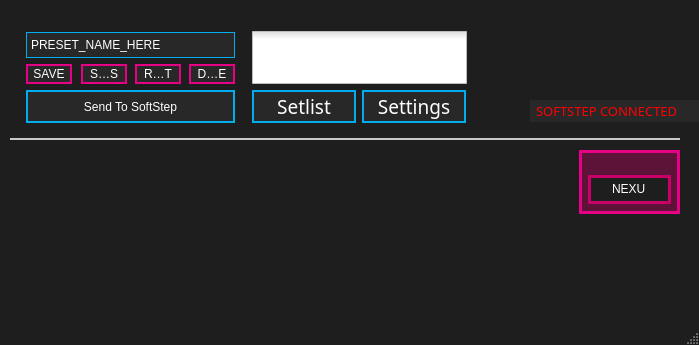
<?xml version="1.0" encoding="UTF-8"?>
<ui version="4.0">
 <class>MainWindow</class>
 <widget class="QMainWindow" name="MainWindow">
  <property name="geometry">
   <rect>
    <x>0</x>
    <y>0</y>
    <width>699</width>
    <height>345</height>
   </rect>
  </property>
  <property name="sizePolicy">
   <sizepolicy hsizetype="Fixed" vsizetype="Fixed">
    <horstretch>0</horstretch>
    <verstretch>0</verstretch>
   </sizepolicy>
  </property>
  <property name="windowTitle">
   <string>MainWindow</string>
  </property>
  <property name="styleSheet">
   <string notr="true">QMainWindow
{
	background: rgb(30, 30, 30);
}

/*--------QLineEdit--------*/
QLineEdit
{
	background: rgb(40, 40, 40);
	border: 2px solid rgb(0,174,239);
	font: 14pt &quot;Droid Sans Mono&quot;;
	color: white;
}


/*-------QToolTip-------*/
QToolTip
{
	font: 8px &quot;Futura-Normal&quot;;
	color: rgb(255, 255, 255);
	background: rgba(40, 40, 40, 140);
	border: 1px solid rgb(120, 120, 120);
	padding: 2px;
	width: 22px;
	min-height:20px;
}

QMenuBar
{
}</string>
  </property>
  <widget class="QWidget" name="centralWidget">
   <property name="styleSheet">
    <string notr="true">QWidget
{
background: rgb(30,30,30);
}</string>
   </property>
   <widget class="QLabel" name="connectedLabel">
    <property name="geometry">
     <rect>
      <x>530</x>
      <y>100</y>
      <width>171</width>
      <height>22</height>
     </rect>
    </property>
    <property name="font">
     <font>
      <family>Futura-Normal</family>
      <pointsize>10</pointsize>
      <weight>50</weight>
      <italic>false</italic>
      <bold>false</bold>
     </font>
    </property>
    <property name="toolTip">
     <string/>
    </property>
    <property name="styleSheet">
     <string notr="true">QLabel
{
	font: 10pt &quot;Futura-Normal&quot;;
	color: red;
	background: rgb(40, 40, 40);
	padding: 0px 0px 0px 3px;
}</string>
    </property>
    <property name="text">
     <string>SOFTSTEP CONNECTED</string>
    </property>
    <property name="alignment">
     <set>Qt::AlignLeading|Qt::AlignLeft|Qt::AlignVCenter</set>
    </property>
   </widget>
   <widget class="QFrame" name="frame_presets">
    <property name="geometry">
     <rect>
      <x>10</x>
      <y>18</y>
      <width>235</width>
      <height>119</height>
     </rect>
    </property>
    <property name="styleSheet">
     <string notr="true">QFrame
{
	background: rgba(60, 60, 60, 0);
	border: none;
}</string>
    </property>
    <property name="frameShape">
     <enum>QFrame::StyledPanel</enum>
    </property>
    <property name="frameShadow">
     <enum>QFrame::Raised</enum>
    </property>
    <widget class="QFrame" name="frame_innerpresets">
     <property name="geometry">
      <rect>
       <x>1</x>
       <y>1</y>
       <width>237</width>
       <height>108</height>
      </rect>
     </property>
     <property name="styleSheet">
      <string notr="true">/*----------- QFrame ------------*/
QFrame
{
	background: rgba(125, 125, 125, 0);
}

/*----------- QPushButton ------------*/
QPushButton
{
	background: rgb(40, 40, 40);
	color: white;
	border: 2px solid rgb(230,0,134);
	font: 7pt &quot;Futura&quot;;
	padding: 0,1,0,0;
}

QPushButton:pressed
{
	background: rgb(230, 0, 134);
	color: white;
	border: none;
	font: 7pt &quot;Futura&quot;;
	padding: 0, 1, 0, 0;
}

/*----------- QToolButton ------------*/
QToolButton
{
	background: rgb(40, 40, 40);
	color: white;
	border: 2px solid rgb(230,0,134);
	font: 7pt &quot;Futura&quot;;
	padding: 0,1,0,0;
}

QToolButton:pressed
{
	background: rgb(230, 0, 134);
	color: white;
	border: 2px solid rgb(230, 0, 134);
	font: 7pt &quot;Futura&quot;;
	padding: 0, 1, 0, 0;
}

/*----------- QLabel ------------*/
QLabel
{
	background: rgba(0,0,0,0);
	color: white;
	border: none;
	font: 7pt &quot;Futura&quot;;
}

/*----------- QComboBox ------------*/
QComboBox
{
	font: 8pt &quot;Futura&quot;;
	border: 2px solid rgb(0,174,239);
	background-color: rgba(28, 28, 29);
	color: white;
 }

QComboBox QListView
{
	background-color: rgb(40, 40, 40);
	border: transparent;
	padding-left: 3px;
	padding-right: 3px;
	min-width: 35px;
}

QComboBox::item:alternate
{
	background: rgb(90, 90, 90);
}

QComboBox::item:selected
{
	border: 1px solid transparent;
	background: rgb(0,174,239);
}

QComboBox::indicator
{
	background-color: transparent;
	selection-background-color: transparent;
	color: transparent;
	selection-color: white;
}

QComboBox::drop-down
{
	width: 1px;
	height: 1px;
	subcontrol-origin: margin;
	subcontrol-position: right center;
	border-left-width: 0px;
	border-right-width: 0px;
	border-top-width: 0px;
	border-bottom-width: 0px;
}

QComboBox::down-arrow
{
	border: none;
	background: none;
	image: url(:/resources/setlist_combobox_menu_arrows.png);
	padding-right: 20px;
}
</string>
     </property>
     <property name="frameShape">
      <enum>QFrame::StyledPanel</enum>
     </property>
     <property name="frameShadow">
      <enum>QFrame::Raised</enum>
     </property>
     <widget class="QToolButton" name="save">
      <property name="geometry">
       <rect>
        <x>15</x>
        <y>45</y>
        <width>46</width>
        <height>20</height>
       </rect>
      </property>
      <property name="toolTip">
       <string>Save any changes to the &lt;br&gt;current preset.</string>
      </property>
      <property name="styleSheet">
       <string notr="true">/*----------- QToolButton ------------*/
QToolButton
{
	background: rgb(40, 40, 40);
	color: white;
	border: 2px solid rgb(230,0,134);
	font: 8pt &quot;Futura-Normal&quot;;
	padding: 0,0,0,0;
}

QToolButton:pressed
{
	background: rgb(230, 0, 134);
	color: white;
	border: 2px solid rgb(230, 0, 134);
	font: 8pt &quot;Futura-Normal&quot;;
	padding: 0, 0, 0, 0;
}</string>
      </property>
      <property name="text">
       <string>SAVE</string>
      </property>
     </widget>
     <widget class="QToolButton" name="saveas">
      <property name="geometry">
       <rect>
        <x>70</x>
        <y>45</y>
        <width>46</width>
        <height>20</height>
       </rect>
      </property>
      <property name="toolTip">
       <string>Save the current settings&lt;br&gt; to a new preset slot.</string>
      </property>
      <property name="styleSheet">
       <string notr="true">/*----------- QToolButton ------------*/
QToolButton
{
	background: rgb(40, 40, 40);
	color: white;
	border: 2px solid rgb(230,0,134);
	font: 8pt &quot;Futura-Normal&quot;;
	padding: 0,0,0,0;
}

QToolButton:pressed
{
	background: rgb(230, 0, 134);
	color: white;
	border: 2px solid rgb(230, 0, 134);
	font: 8pt &quot;Futura-Normal&quot;;
	padding: 0, 0, 0, 0;
}</string>
      </property>
      <property name="text">
       <string>SAVE AS</string>
      </property>
     </widget>
     <widget class="QToolButton" name="revert">
      <property name="geometry">
       <rect>
        <x>124</x>
        <y>45</y>
        <width>46</width>
        <height>20</height>
       </rect>
      </property>
      <property name="toolTip">
       <string>Revert any unsaved &lt;br&gt;changes in the current &lt;br&gt;preset to its previously &lt;br&gt;saved state.</string>
      </property>
      <property name="styleSheet">
       <string notr="true">/*----------- QToolButton ------------*/
QToolButton
{
	background: rgb(40, 40, 40);
	color: white;
	border: 2px solid rgb(230,0,134);
	font: 8pt &quot;Futura-Normal&quot;;
	padding: 0,0,0,0;
}

QToolButton:pressed
{
	background: rgb(230, 0, 134);
	color: white;
	border: 2px solid rgb(230, 0, 134);
	font: 8pt &quot;Futura-Normal&quot;;
	padding: 0, 0, 0, 0;
}</string>
      </property>
      <property name="text">
       <string>REVERT</string>
      </property>
     </widget>
     <widget class="QToolButton" name="deletepreset">
      <property name="geometry">
       <rect>
        <x>178</x>
        <y>45</y>
        <width>46</width>
        <height>20</height>
       </rect>
      </property>
      <property name="toolTip">
       <string>Delete the currently selected preset.</string>
      </property>
      <property name="styleSheet">
       <string notr="true">/*----------- QToolButton ------------*/
QToolButton
{
	background: rgb(40, 40, 40);
	color: white;
	border: 2px solid rgb(230,0,134);
	font: 8pt &quot;Futura-Normal&quot;;
	padding: 0,0,0,0;
}

QToolButton:pressed
{
	background: rgb(230, 0, 134);
	color: white;
	border: 2px solid rgb(230, 0, 134);
	font: 8pt &quot;Futura-Normal&quot;;
	padding: 0, 0, 0, 0;
}</string>
      </property>
      <property name="text">
       <string>DELETE</string>
      </property>
     </widget>
     <widget class="QComboBox" name="presetmenu">
      <property name="geometry">
       <rect>
        <x>15</x>
        <y>13</y>
        <width>209</width>
        <height>26</height>
       </rect>
      </property>
      <property name="toolTip">
       <string>The preset currently being edited</string>
      </property>
      <property name="autoFillBackground">
       <bool>false</bool>
      </property>
      <property name="styleSheet">
       <string notr="true">/*----------- QComboBox ------------*/
QComboBox
{
	font: 8pt &quot;Futura-Normal&quot;;
	border: 1px solid rgb(0,174,239);
	background: rgb(40, 40, 40);
	color: white;
	padding: 1px 3px 1px 4px;
 }

QComboBox QListView
{
	background-color: rgb(40, 40, 40);
	border: transparent;
	font: 8px &quot;Futura-Normal&quot;;
	padding-left: 3px;
	padding-right: 3px;
	min-width: 35px;
}

QComboBox::item:alternate
{
	background: rgb(90, 90, 90);
}

QComboBox::item:selected
{
	border: 1px solid transparent;
	background: rgb(0,174,239);
}

QComboBox::indicator
{
	background-color: transparent;
	selection-background-color: transparent;
	color: transparent;
	selection-color: white;
}

QComboBox::drop-down
{
	width: 1px;
	height: 1px;
	subcontrol-origin: margin;
	subcontrol-position: right center;
	border-left-width: 0px;
	border-right-width: 0px;
	border-top-width: 0px;
	border-bottom-width: 0px;
	padding: 1px 1px 1px 4px;
}

</string>
      </property>
      <property name="editable">
       <bool>false</bool>
      </property>
      <property name="frame">
       <bool>true</bool>
      </property>
      <item>
       <property name="text">
        <string>PRESET_NAME_HERE</string>
       </property>
      </item>
      <item>
       <property name="text">
        <string>1</string>
       </property>
      </item>
      <item>
       <property name="text">
        <string>2</string>
       </property>
      </item>
      <item>
       <property name="text">
        <string>3</string>
       </property>
      </item>
      <item>
       <property name="text">
        <string>4</string>
       </property>
      </item>
      <item>
       <property name="text">
        <string>5</string>
       </property>
      </item>
      <item>
       <property name="text">
        <string>6</string>
       </property>
      </item>
      <item>
       <property name="text">
        <string>7</string>
       </property>
      </item>
      <item>
       <property name="text">
        <string>8</string>
       </property>
      </item>
      <item>
       <property name="text">
        <string>9</string>
       </property>
      </item>
      <item>
       <property name="text">
        <string>10</string>
       </property>
      </item>
     </widget>
     <widget class="QLabel" name="presetlabel">
      <property name="geometry">
       <rect>
        <x>-4</x>
        <y>12</y>
        <width>14</width>
        <height>93</height>
       </rect>
      </property>
      <property name="styleSheet">
       <string notr="true">QFrame
{
	border: none;
	padding: none;
	background-image: url(:/resources/mainWindow_preset_label.png);
}</string>
      </property>
      <property name="text">
       <string/>
      </property>
     </widget>
    </widget>
    <widget class="QToolButton" name="update">
     <property name="geometry">
      <rect>
       <x>16</x>
       <y>72</y>
       <width>209</width>
       <height>33</height>
      </rect>
     </property>
     <property name="toolTip">
      <string>&quot;Make it so.&quot;&lt;p&gt;Update a connected SoftStep's presets with the current setlist.</string>
     </property>
     <property name="styleSheet">
      <string notr="true">/*---------- QToolButton ---------*/
QToolButton
{
	background: rgb(40, 40, 40);
	border: 2px solid rgba(0,174,239,255);
	font: 14pt &quot;Futura-Normal&quot;;
	color: white;
}

QToolButton:pressed
{
	background: rgba(0,174,239,255);
	border: none;
	font: 14pt &quot;Futura-Normal&quot;;
	color: white;
}

QToolButton::disabled
{
	background: rgba(60, 60, 60, 75);
	border: 2px solid rgba(0, 56, 77, 255);
	font: 14pt &quot;Futura-Normal&quot;;
	color: rgba(255, 255, 255, 35);
}

QToolTip
{
	font: 8pt &quot;Futura-Normal&quot;;
}</string>
     </property>
     <property name="text">
      <string>Send To SoftStep</string>
     </property>
    </widget>
   </widget>
   <widget class="QLabel" name="label">
    <property name="geometry">
     <rect>
      <x>492</x>
      <y>30</y>
      <width>184</width>
      <height>65</height>
     </rect>
    </property>
    <property name="styleSheet">
     <string notr="true">QLabel
{
	border: none;
	background: transparent;
	background-image: url(:/resources/mainWindow_logo.png);
}</string>
    </property>
    <property name="text">
     <string/>
    </property>
   </widget>
   <widget class="QFrame" name="frame_displayname">
    <property name="geometry">
     <rect>
      <x>579</x>
      <y>150</y>
      <width>101</width>
      <height>64</height>
     </rect>
    </property>
    <property name="styleSheet">
     <string notr="true">QFrame
{
	background: rgba(190, 0, 94, 100);
	border: 3px solid rgb(230,0,134);
}</string>
    </property>
    <property name="frameShape">
     <enum>QFrame::StyledPanel</enum>
    </property>
    <property name="frameShadow">
     <enum>QFrame::Raised</enum>
    </property>
    <widget class="QLineEdit" name="displayName">
     <property name="geometry">
      <rect>
       <x>9</x>
       <y>25</y>
       <width>83</width>
       <height>29</height>
      </rect>
     </property>
     <property name="contextMenuPolicy">
      <enum>Qt::DefaultContextMenu</enum>
     </property>
     <property name="toolTip">
      <string>Sets the current preset's display name. &lt;p&gt; Anything entered here appears on&lt;br&gt; the SoftStep's alphanumeric display&lt;br&gt; when the preset is selected. &lt;p&gt;Limited to a maximum of four &lt;br&gt;characters.</string>
     </property>
     <property name="styleSheet">
      <string notr="true">QLineEdit
{
	border: 3px solid rgb(200,0,104);
	padding-bottom: 2px;
}

QLineEdit:focus
{
	border: 3px solid white;
	padding-bottom: 2px;
}</string>
     </property>
     <property name="text">
      <string>NEXU</string>
     </property>
     <property name="maxLength">
      <number>4</number>
     </property>
     <property name="alignment">
      <set>Qt::AlignCenter</set>
     </property>
    </widget>
    <widget class="QLabel" name="presetlabel_3">
     <property name="geometry">
      <rect>
       <x>14</x>
       <y>11</y>
       <width>73</width>
       <height>10</height>
      </rect>
     </property>
     <property name="styleSheet">
      <string notr="true">QFrame
{
	border: none;
	padding: none;
	background: none;
	background-image: url(:/resources/mainWindow_displayname_label.png);
}</string>
     </property>
     <property name="text">
      <string/>
     </property>
    </widget>
   </widget>
   <widget class="QLabel" name="label_2">
    <property name="geometry">
     <rect>
      <x>10</x>
      <y>138</y>
      <width>670</width>
      <height>10</height>
     </rect>
    </property>
    <property name="styleSheet">
     <string notr="true">QLabel
{
	border-top: 2px solid rgb(200, 200, 200);
	background: none;
}</string>
    </property>
    <property name="text">
     <string/>
    </property>
   </widget>
   <widget class="QFrame" name="frame_editormode">
    <property name="geometry">
     <rect>
      <x>245</x>
      <y>21</y>
      <width>228</width>
      <height>109</height>
     </rect>
    </property>
    <property name="styleSheet">
     <string notr="true">QFrame
{
	background: rgba(60, 60, 60, 0);
	border: none;
}</string>
    </property>
    <property name="frameShape">
     <enum>QFrame::StyledPanel</enum>
    </property>
    <property name="frameShadow">
     <enum>QFrame::Raised</enum>
    </property>
    <widget class="QCheckBox" name="mode">
     <property name="enabled">
      <bool>true</bool>
     </property>
     <property name="geometry">
      <rect>
       <x>7</x>
       <y>10</y>
       <width>215</width>
       <height>53</height>
      </rect>
     </property>
     <property name="toolTip">
      <string>Switch between Hosted and Standalone mode.</string>
     </property>
     <property name="styleSheet">
      <string notr="true"> /* ---------- QCheckBox ------------*/
QCheckBox
{
	background: none;
    color: transparent;
    font: 8pt &quot;Futura-Normal&quot;;
}

QCheckBox::indicator
{
    width: 215px;
    height: 53px;
	padding: 0px;
}

QCheckBox::indicator:unchecked
{
    image: url(:/resources/mainWindow_editormode_unchecked.png);
}

QCheckBox::indicator:unchecked:hover
{
    image: url(:/resources/mainWindow_editormode_unchecked.png);
}

QCheckBox::indicator:unchecked:pressed
{
    image: url(:/resources/mainWindow_editormode_uncheckedPressed.png);
}

QCheckBox::indicator:checked
{
    image: url(:/resources/mainWindow_editormode_checked.png);
}

QCheckBox::indicator:checked:pressed
{
    image: url(:/resources/mainWindow_editormode_checkedPressed.png);
}

QCheckBox::indicator:unchecked:focus
{
    image: url(:/resources/mainWindow_editormode_unchecked.png);
}

QCheckBox::indicator:unchecked:pressed:focus
{
    image: url(:/resources/mainWindow_editormode_uncheckedPressed.png);
}

QCheckBox::indicator:checked:focus
{
    image: url(:/resources/mainWindow_editormode_checked.png);
}

QCheckBox::indicator:checked:pressed:focus
{
    image: url(:/resources/mainWindow_editormode_checkedPressed.png);
}

</string>
     </property>
     <property name="text">
      <string/>
     </property>
     <property name="checked">
      <bool>true</bool>
     </property>
    </widget>
    <widget class="QPushButton" name="opensetlist">
     <property name="geometry">
      <rect>
       <x>7</x>
       <y>69</y>
       <width>104</width>
       <height>33</height>
      </rect>
     </property>
     <property name="sizePolicy">
      <sizepolicy hsizetype="Minimum" vsizetype="Fixed">
       <horstretch>0</horstretch>
       <verstretch>0</verstretch>
      </sizepolicy>
     </property>
     <property name="minimumSize">
      <size>
       <width>96</width>
       <height>30</height>
      </size>
     </property>
     <property name="maximumSize">
      <size>
       <width>110</width>
       <height>35</height>
      </size>
     </property>
     <property name="font">
      <font>
       <family>Futura-Normal</family>
       <pointsize>14</pointsize>
       <weight>50</weight>
       <italic>false</italic>
       <bold>false</bold>
      </font>
     </property>
     <property name="toolTip">
      <string>Open the setlist window.</string>
     </property>
     <property name="styleSheet">
      <string notr="true">/*---------- QPushButton ---------*/
QPushButton
{
	background: rgb(40, 40, 40);
	border: 2px solid rgba(0,174,239,255);
	font: 14pt &quot;Futura-Normal&quot;;
	color: white;
}

QPushButton:pressed
{
	background: rgba(0,174,239,255);
	border: none;
	font: 14pt &quot;Futura-Normal&quot;;
	color: white;
}</string>
     </property>
     <property name="text">
      <string>Setlist</string>
     </property>
    </widget>
    <widget class="QPushButton" name="opensettings">
     <property name="geometry">
      <rect>
       <x>117</x>
       <y>69</y>
       <width>104</width>
       <height>33</height>
      </rect>
     </property>
     <property name="sizePolicy">
      <sizepolicy hsizetype="Minimum" vsizetype="Fixed">
       <horstretch>0</horstretch>
       <verstretch>0</verstretch>
      </sizepolicy>
     </property>
     <property name="minimumSize">
      <size>
       <width>96</width>
       <height>30</height>
      </size>
     </property>
     <property name="maximumSize">
      <size>
       <width>110</width>
       <height>35</height>
      </size>
     </property>
     <property name="font">
      <font>
       <family>Futura-Normal</family>
       <pointsize>14</pointsize>
       <weight>50</weight>
       <italic>false</italic>
       <bold>false</bold>
      </font>
     </property>
     <property name="toolTip">
      <string>Open the settings window.</string>
     </property>
     <property name="styleSheet">
      <string notr="true">/*---------- QPushButton ---------*/
QPushButton
{
	background: rgb(40, 40, 40);
	border: 2px solid rgba(0,174,239,255);
	font: 14pt &quot;Futura-Normal&quot;;
	color: white;
}

QPushButton:pressed
{
	background: rgba(0,174,239,255);
	border: none;
	font: 14pt &quot;Futura-Normal&quot;;
	color: white;
}</string>
     </property>
     <property name="text">
      <string>Settings</string>
     </property>
    </widget>
   </widget>
  </widget>
  <widget class="QStatusBar" name="statusBar"/>
 </widget>
 <layoutdefault spacing="6" margin="11"/>
 <resources/>
 <connections/>
</ui>
